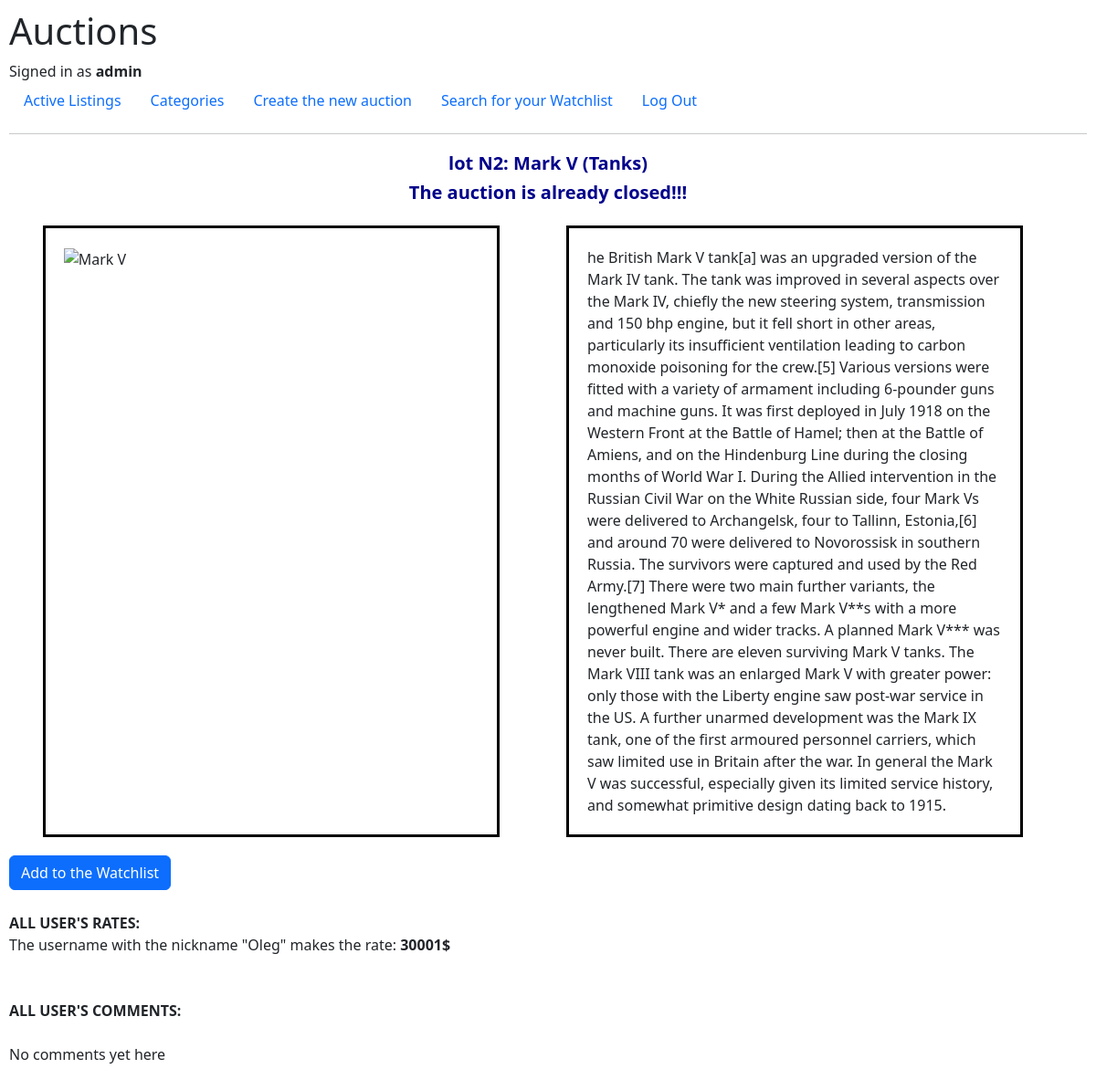
The app's page /auction/2 (signed in) with its own data.
### auctions/models.py (models this page shows, shortened)
class User(AbstractUser):
    auctions = models.ManyToManyField(Auction, blank = True, related_name = "users")
    def __str__(self):
        return f"{self.username}"

class Auction(models.Model):
    user_creator = models.CharField(max_length = 64)
    name = models.CharField(max_length = 100, blank = False)
    information = models.TextField(blank = False)
    startprice = models.IntegerField(blank = False)
    photo = models.URLField()
    category = models.CharField(max_length = 64, blank = False)
    not_closed = models.BooleanField(default = True)

class Rate(models.Model):
    rate = models.IntegerField()
    rating_user = models.ForeignKey(User, on_delete = models.CASCADE, related_name = "rates")
    auction = models.ForeignKey(Auction, on_delete = models.CASCADE, related_name = "rate_auction")

### auctions/views.py (the view, shortened to what this page needs)
# urls.py: path("auction/<int:auction_id>", views.auction, name="auction"),
def auction(request, auction_id):
    if not request.user.is_authenticated:
        return render(request, "auctions/login.html")
    auction = Auction.objects.get(pk = auction_id)             # getting the auction we are watching
    rates = Rate.objects.filter(auction = auction)             # getting the rates list
    comments = Comment.objects.filter(auction = auction)       # getiing the commens list
    user = request.user                                        # getting our user
    auctions = user.auctions.all()                             # getting the all user's auctions list
    user_creator = str(auction.user_creator)
    current_user = str(user)
    last_rate = rates.last()                                   # getting the last users rate
    if auction.not_closed == True:
        if last_rate:
            actual_price = last_rate.rate
        else:
            actual_price = auction.startprice
        return render(request, "auctions/auction.html", {
            "auctions": auctions,
            "auction": auction,
            "rates": rates,
            "comments": comments,
            "actual_price": actual_price,
            "user_creator": user_creator,
            "current_user": current_user
        })
    else:
        if last_rate:
            user_winner = last_rate.rating_user
        else:
            user_winner = auction.user_creator
        return render(request, "auctions/auction.html", {
            "auctions": auctions,
            "auction": auction,
            "rates": rates,
            "comments": comments,
        })

### auctions/templates/auctions/auction.html (shortened to what this page needs)
{% extends "auctions/layout.html" %}
{% block body %}
    {% if auction.not_closed == True %}
        <div id="text">
            <b>lot N{{ auction.id }}: {{ auction.name }} ({{ auction.category}})</b>
        </div>
        <div id="text">
            <b>Current price: {{ actual_price }}$ (The startprice: {{ auction.startprice }}$)</b>
        </div>
        <div class="flex-container" style="justify-content: space-around;">
            <div>
                <img src="{{ auction.photo }}" alt="{{ auction.name }}"><br>
            </div>
            <div class="invis">
                {{ auction.information }}
            </div><br><br><br>
        </div>
        {% if auction in auctions %}
            <form action="{% url 'auction' auction.id %}" method="post">
                {% csrf_token %}
                <input type="submit" value="Delete from the Watchlist" class="btn btn-warning">
            </form>
        {% else %}
            <form action="{% url 'auction' auction.id %}" method="post" >
                {% csrf_token %}
                <input type="submit" value="Add to the Watchlist" class="btn btn-primary">
            </form>
        {% endif %}<br>
        {{ message }}<br>
        <form action="{% url 'rate' auction.id %}" method="post" class="row g-3">
            {% csrf_token %}
            <div div class="col-auto">
                <input type="number" name="rate" placeholder="Make your rate" class="form-control">
            </div>
            <div div class="col-auto">
                <input type="submit" value="Add your rate" class="btn btn-primary mb-3">
            </div>
        </form><br>
        <b>ALL USER'S RATES:</b><br><br>
        {% for rate in rates %}
            The username with the nickname "{{ rate.rating_user }}" makes the rate:
            <b>{{ rate.rate }}$</b><br>
        {% empty %}
            No rates yet here<br>
        {% endfor %}<br>
        <form action="{% url 'comment' auction.id %}" method="post">
            {% csrf_token %}
            <div div class="form-floating">
                <textarea name="comment" class="form-control" style="height:300px"></textarea>
            </div><br>
            <div class="d-grid gap-2">
                <input type="submit" value="Add your comment" class="btn btn-primary">
            </div>
        </form><br>
        <b>ALL USER'S COMMENTS:</b><br><br>
        {% for comment in comments %}
            <b>{{ comment.commenting_user }}: </b><br>
            {{ comment.comment }}<br><br>
        {% empty %}
            No comments yet here<br>
        {% endfor %}<br>
        {% if current_user == user_creator %}
            <form action="{% url 'close' auction.id %}" method="post">
                {% csrf_token %}
                <input type="submit" value="Close the auction" class="btn btn-danger btn-lg">
            </form>
        {% endif %}
    {% else %}
        <div id="text">
            <b>lot N{{ auction.id }}: {{ auction.name }} ({{ auction.category}})</b>
        </div>
        <div id="text">
            <b>The auction is already closed!!!</b>
        </div>
        <div class="flex-container" style="justify-content: space-around;">
            <div>
                <img src="{{ auction.photo }}" alt="{{ auction.name }}" width="660" height="500"><br>
            </div>
            <div class="invis">
                {{ auction.information }}
            </div><br><br><br>
        </div>
        {% if auction in auctions %}
            <form action="{% url 'auction' auction.id %}" method="post" >
                {% csrf_token %}
                <input type="submit" value="Delete from the Watchlist" class="btn btn-warning">
            </form>
        {% else %}
            <form action="{% url 'auction' auction.id %}" method="post">
                <input type="submit" value="Add to the Watchlist" class="btn btn-primary">
            </form>
        {% endif %}<br>
        <b>ALL USER'S RATES:</b><br>
        {% for rate in rates %}
            The username with the nickname "{{ rate.rating_user }}" makes the rate:
            <b>{{ rate.rate }}$</b><br>
        {% empty %}
            No rates yet here<br>
        {% endfor %}<br><br>
        <b>ALL USER'S COMMENTS:</b><br><br>
        {% for comment in comments %}
            <b>{{ comment.commenting_user }}: </b><br>
            {{ comment.comment }}<br><br>
        {% empty %}
            No comments yet here<br>
        {% endfor %}<br>
        <br><br><br>
    {% endif %}
{% endblock %}

### auctions/templates/auctions/layout.html (shortened to what this page needs)
{% load static %}
<!DOCTYPE html>
<html lang="en">
<head>
    <link href="https://cdn.jsdelivr.net/npm/bootstrap@5.2.2/dist/css/bootstrap.min.css" rel="stylesheet">
    <link href="{% static 'auctions/styles.css' %}" rel="stylesheet">
</head>
    <body>
        <h1>Auctions</h1>
        <div>
            {% if user.is_authenticated %}
                Signed in as <strong>{{ user.username }}</strong>
            {% else %}
                Not signed in.
            {% endif %}
        </div>
        <ul class="nav">
            <li class="nav-item">
                <a class="nav-link" href="{% url 'index' %}">Active Listings</a>
            </li>
            <li class="nav-item">
                <a class="nav-link" href="{% url 'categories' %}">Categories</a>
            </li>
            {% if user.is_authenticated %}
                <li class="nav-item">
                    <a class="nav-link" href="{% url 'new' %}">Create the new auction</a>
                </li>
                <li class="nav-item">
                    <a class="nav-link" href="{% url 'watchlist' user.username %}">Search for your Watchlist</a>
                </li>
            {% endif %}
            {% if user.is_authenticated %}
                <li class="nav-item">
                    <a class="nav-link" href="{% url 'logout' %}">Log Out</a>
                </li>
            {% endif %}
        </ul>
        <hr>
        {% block body %}
        {% endblock %}
    </body>
</html>

### auctions/static/auctions/styles.css (style rules this page uses)
body { padding: 10px; background-color: white; }
@media (min-width: 501px) { .flex-container { display: flex; flex-flow: row wrap; justify-content: flex-start; flex: 100%; background-color: white; } }
@media (min-width: 501px) { .flex-container > div { background-color: white; margin: 20px; padding: 20px; width: 500px; height: auto; border: 3px solid rgb(0, 0, 0); } }
div > img { width: 100%; height: auto; }
#text { text-align: center; color: darkblue; text-decoration: none; padding-top: 1px; padding-bottom: 1px; cursor: pointer; font-size: 20px; }
.invis { overflow-x: hidden; overflow-y: scroll; }

### records on screen
User: username "admin"
Auction: id "2", name "Mark V", category "Tanks", information "he British Mark V tank[a] was an upgraded version of the Mark IV tank. The tank was improved in several aspects over the Mark IV, chiefly the new steering system, transmission and 150 bhp engine, but it fell short in other areas, particularly its insufficient ventilation leading to carbon monoxide poisoning for the crew.[5] Various versions were fitted with a variety of armament including 6-pounder guns and machine guns. It was first deployed in July 1918 on the Western Front at the Battle of Hamel; then at the Battle of Amiens, and on the Hindenburg Line during the closing months of World War I. During the Allied intervention in the Russian Civil War on the White Russian side, four Mark Vs…"
Rate: rating_user "Oleg", rate "30001"
